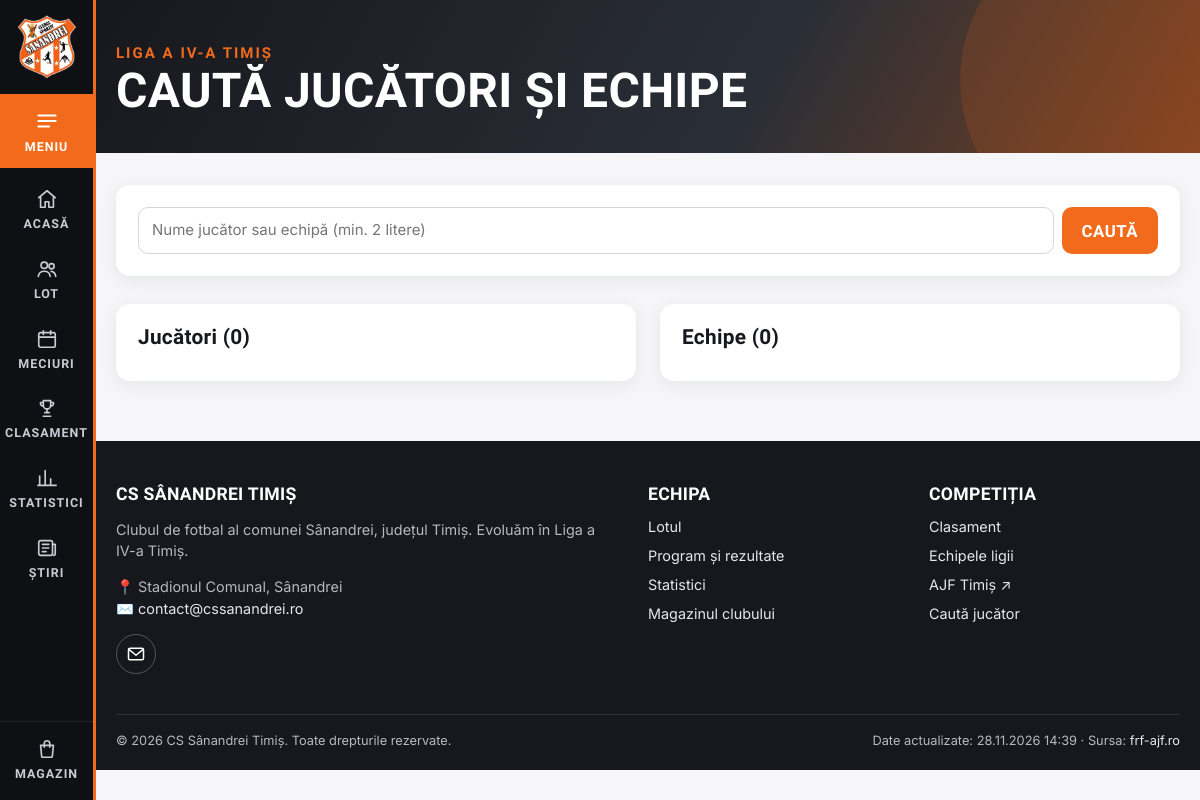
/cauta/, run on the app's committed database.
### teams/models.py (models this page shows, shortened)
class Team(models.Model):
    frf_id = models.PositiveIntegerField(unique=True, help_text="ID-ul echipei pe frf-ajf.ro")
    name = models.CharField(max_length=150)
    slug = models.SlugField(max_length=160, unique=True)
    frf_url = models.URLField(blank=True)
    logo_url = models.URLField(blank=True)
    venue = models.CharField(max_length=150, blank=True)
    points_adjustment = models.IntegerField(
        default=0, help_text="Puncte scăzute/adăugate de comisii (ex: -3). Se aplică în clasament.")
    class Meta:
        ordering = ["name"]
    def get_absolute_url(self):
        return reverse("team_detail", args=[self.slug])

class SyncRun(models.Model):
    started_at = models.DateTimeField(auto_now_add=True)
    finished_at = models.DateTimeField(null=True, blank=True)
    ok = models.BooleanField(default=False)
    summary = models.TextField(blank=True)
    class Meta:
        ordering = ["-started_at"]

### teams/views.py (the view)
# urls.py: path("cauta/", teams_views.search, name="search"),
def search(request):
    index = {
        "players": [{"n": p.name, "t": p.team.name, "u": p.get_absolute_url()}
                    for p in Player.objects.select_related("team").order_by("name")],
        "teams": [{"n": t.name, "u": t.get_absolute_url(), "l": t.logo_url} for t in Team.objects.all()],
    }
    return render(request, "teams/search.html", {"index": index})

### core/content.py (called while the page is built)
def content_dir():
    return Path(settings.CONTENT_DIR)

def read_yaml(path, default=None):
    path = Path(path)
    if not path.exists():
        return default
    data = yaml.safe_load(path.read_text(encoding="utf-8"))
    return default if data is None else data

def site_settings():
    data = read_yaml(content_dir() / "setari.yml", {}) or {}
    return {
        "CLUB_EMAIL": data.get("email") or settings.CLUB_EMAIL,
        "CLUB_PHONE": str(data.get("telefon") or settings.CLUB_PHONE or ""),
        "CLUB_VENUE": data.get("stadion") or settings.CLUB_VENUE,
        "CLUB_FACEBOOK": data.get("facebook") or "",
        "CLUB_INSTAGRAM": data.get("instagram") or "",
        "CLUB_YOUTUBE": data.get("youtube") or "",
        "CLUB_TIKTOK": data.get("tiktok") or "",
        "CLUB_ABOUT": data.get("despre") or "",
        "CLUB_MOTTO": data.get("moto") or DEFAULT_MOTTO,
        "CLUB_MOTTO_TEXT": data.get("moto_text") or DEFAULT_MOTTO_TEXT,
    }

def social_links(cfg):
    links = [("facebook", "Facebook", cfg["CLUB_FACEBOOK"]), ("instagram", "Instagram", cfg["CLUB_INSTAGRAM"]),
             ("youtube", "YouTube", cfg["CLUB_YOUTUBE"]), ("tiktok", "TikTok", cfg["CLUB_TIKTOK"])]
    return [{"icon": icon, "label": label, "url": url} for icon, label, url in links if url]

### core/context_processors.py (called while the page is built)
def club(request):
    last_sync = SyncRun.objects.filter(ok=True).only("finished_at").first()
    cfg = content.site_settings()
    return {
        "SOCIAL_LINKS": content.social_links(cfg),
        "CLUB_NAME": settings.CLUB_NAME,
        "CLUB_SHORT_NAME": settings.CLUB_SHORT_NAME,
        **cfg,
        "WEB3FORMS_KEY": settings.WEB3FORMS_KEY,
        "COMPETITION_NAME": settings.COMPETITION_NAME,
        "SEASON": settings.SEASON,
        "FRF_TEAM_URL": settings.FRF_TEAM_URL,
        "FRF_COMPETITION_URL": settings.FRF_COMPETITION_URL,
        "OUR_TEAM_FRF_ID": settings.OUR_TEAM_FRF_ID,
        "last_sync": last_sync.finished_at if last_sync else None,
    }

### core/templatetags/ui.py (called while the page is built)
@register.simple_tag
def icon(name, size=22, cls=""):
    if name in FILL:
        body, attrs = FILL[name], 'fill="currentColor"'
    else:
        body = STROKE.get(name, STROKE["arrow"])
        attrs = 'fill="none" stroke="currentColor" stroke-width="1.8" stroke-linecap="round" stroke-linejoin="round"'
    return format_html(
        '<svg class="icon {}" width="{}" height="{}" viewBox="0 0 24 24" {} aria-hidden="true" focusable="false">{}</svg>',
        cls, size, size, mark_safe(attrs), mark_safe(body))

### teams/templates/teams/search.html (shortened to what this page needs)
{% extends "base.html" %}
{% block hero %}<section class="page-hero"><div class="container"><div class="eyebrow">{{ COMPETITION_NAME }}</div><h1>Caută jucători și echipe</h1></div></section>{% endblock %}
{% block content %}
<form class="search-form card" data-search role="search">
  <input class="input" type="search" name="q" placeholder="Nume jucător sau echipă (min. 2 litere)" autofocus autocomplete="off">
  <button class="btn" type="submit">Caută</button>
</form>
<div class="grid grid-2 mt" data-search-results hidden>
  <div class="card">
    <h3>Jucători (<span data-count="players">0</span>)</h3>
  </div>
  <div class="card">
    <h3>Echipe (<span data-count="teams">0</span>)</h3>
  </div>
</div>
{% endblock %}

### templates/base.html (shortened to what this page needs)
{% load static ui %}<!DOCTYPE html>
<html lang="ro">
<head>
  <link rel="stylesheet" href="{% static 'css/style.css' %}">
</head>
<body class="{% block body_class %}{% endblock %}">
  {% with url=request.resolver_match.url_name %}
  <aside class="side-nav" aria-label="Meniu principal">
    <a class="side-logo" href="{% url 'home' %}" title="{{ CLUB_NAME }}"><img src="{% static 'img/logo.jpg' %}" alt="Sigla {{ CLUB_NAME }}"></a>
    <button class="side-menu-btn" type="button" data-menu-open aria-controls="menu-panel" aria-expanded="false">{% icon "menu" 26 %}<span>Meniu</span></button>
    <nav class="side-links">
      <a href="{% url 'home' %}" class="{% if url == 'home' %}active{% endif %}">{% icon "home" %}<span>Acasă</span></a>
      <a href="{% url 'squad_list' %}" class="{% if url == 'squad_list' or url == 'player_detail' %}active{% endif %}">{% icon "users" %}<span>Lot</span></a>
      <a href="{% url 'fixtures' %}" class="{% if url == 'fixtures' or url == 'fixtures_round' or url == 'match_detail' %}active{% endif %}">{% icon "calendar" %}<span>Meciuri</span></a>
      <a href="{% url 'standings' %}" class="{% if url == 'standings' or url == 'standings_view' %}active{% endif %}">{% icon "table" %}<span>Clasament</span></a>
      <a href="{% url 'stats' %}" class="{% if url == 'stats' %}active{% endif %}">{% icon "chart" %}<span>Statistici</span></a>
      <a href="{% url 'news_list' %}" class="{% if url == 'news_list' or url == 'news_detail' %}active{% endif %}">{% icon "news" %}<span>Știri</span></a>
    </nav>
    <a class="side-shop" href="{% url 'shop:product_list' %}" title="Magazin">{% icon "bag" %}<span>Magazin</span></a>
  </aside>
  {% endwith %}
  <main id="main" class="site-main">
    {% block hero %}{% endblock %}
    <div class="container">
      {% block content %}{% endblock %}
    </div>
  </main>
  <footer class="site-footer site-main">
    <div class="container">
      <div class="footer-grid">
        <div>
          <h4>{{ CLUB_NAME }}</h4>
          <p>{{ CLUB_ABOUT|default:"Clubul de fotbal al comunei Sânandrei, județul Timiș." }} Evoluăm în {{ COMPETITION_NAME }}.</p>
          <p>📍 {{ CLUB_VENUE }}<br>✉️ <a href="mailto:{{ CLUB_EMAIL }}">{{ CLUB_EMAIL }}</a>{% if CLUB_PHONE %}<br>📞 <a href="tel:{{ CLUB_PHONE|cut:' ' }}">{{ CLUB_PHONE }}</a>{% endif %}</p>
          {% include "_social.html" with cls="social-row" %}
        </div>
        <div>
          <h4>Echipa</h4>
          <ul>
            <li><a href="{% url 'squad_list' %}">Lotul</a></li>
            <li><a href="{% url 'fixtures' %}">Program și rezultate</a></li>
            <li><a href="{% url 'stats' %}">Statistici</a></li>
            <li><a href="{% url 'shop:product_list' %}">Magazinul clubului</a></li>
          </ul>
        </div>
        <div>
          <h4>Competiția</h4>
          <ul>
            <li><a href="{% url 'standings' %}">Clasament</a></li>
            <li><a href="{% url 'team_list' %}">Echipele ligii</a></li>
            <li><a href="{{ FRF_COMPETITION_URL }}" target="_blank" rel="noopener">AJF Timiș ↗</a></li>
            <li><a href="{% url 'search' %}">Caută jucător</a></li>
          </ul>
        </div>
      </div>
      <div class="footer-bottom">
        <span>© {% now "Y" %} {{ CLUB_NAME }}. Toate drepturile rezervate.</span>
        <span>{% if last_sync %}Date actualizate: {{ last_sync|date:"d.m.Y H:i" }} · {% endif %}Sursa: <a href="{{ FRF_COMPETITION_URL }}" target="_blank" rel="noopener">frf-ajf.ro</a></span>
      </div>
    </div>
  </footer>
</body>
</html>

### static/css/style.css (style rules this page uses)
:root { --orange: #f26a1b; --orange-dark: #c9520d; --orange-soft: #fff1e8; --ink: #16181d; --ink-2: #2a2e36; --muted: #6b7280; --line: #e7e8ec; --bg: #f6f6f8; --card: #ffffff; --win: #16a34a; --draw: #9ca3af; --loss: #dc2626; --radius: 14px; --shadow: 0 4px 18px rgba(16, 24, 40, .07); --font-head: "Barlow Condensed", "Arial Narrow", system-ui, sans-serif; --font-body: "Inter", "Segoe UI", system-ui, -apple-system, sans-serif; }
* { box-sizing: border-box; }
html { scroll-behavior: smooth; }
body { margin: 0; font-family: var(--font-body); font-size: 15px; line-height: 1.5; background: var(--bg); color: var(--ink); }
img { max-width: 100%; }
a { color: inherit; text-decoration: none; }
h1, h2, h3, h4 { font-family: var(--font-head); letter-spacing: .3px; line-height: 1.1; margin: 0 0 .5em; }
h1 { font-size: clamp(2rem, 4vw, 3rem); text-transform: uppercase; }
h3 { font-size: 1.3rem; }
.container { width: 100%; max-width: 1200px; margin: 0 auto; padding: 0 20px; }
.mt { margin-top: 28px; }
.page-hero { background: linear-gradient(120deg, var(--ink) 0%, var(--ink-2) 60%, var(--orange-dark) 140%); color: #fff; padding: 42px 0 36px; margin-bottom: 32px; position: relative; overflow: hidden; }
.page-hero::after { content: ""; position: absolute; right: -80px; top: -80px; width: 320px; height: 320px; border-radius: 50%; background: var(--orange); opacity: .14; }
.page-hero h1 { margin: 0; }
.eyebrow { font-family: var(--font-head); text-transform: uppercase; letter-spacing: 2px; color: var(--orange); font-weight: 700; }
.card { background: var(--card); border-radius: var(--radius); box-shadow: var(--shadow); padding: 22px; }
.card + .card { margin-top: 24px; }
.grid > .card + .card { margin-top: 0; }
.grid { display: grid; gap: 24px; }
.grid-2 { grid-template-columns: repeat(2, minmax(0, 1fr)); }
.btn { display: inline-flex; align-items: center; gap: 8px; border: 0; cursor: pointer; background: var(--orange); color: #fff; padding: 11px 20px; border-radius: 10px; font-family: var(--font-head); font-size: 1.05rem; text-transform: uppercase; font-weight: 700; letter-spacing: .5px; }
.card { container-type: inline-size; }
.form-grid input, .form-grid textarea, .form-grid select, .input { width: 100%; padding: 11px 13px; border-radius: 10px; border: 1px solid #d4d6dc; font: inherit; background: #fff; }
.search-form { display: flex; gap: 8px; }
.site-footer { background: var(--ink); color: #b5b9c2; margin-top: 60px; padding: 44px 0 20px; font-size: .9rem; }
.site-footer h4 { color: #fff; font-size: 1.1rem; text-transform: uppercase; }
.site-footer a { color: #e5e7eb; }
.footer-grid { display: grid; grid-template-columns: 2fr 1fr 1fr; gap: 30px; }
.footer-grid ul { list-style: none; padding: 0; margin: 0; line-height: 2; }
.footer-bottom { border-top: 1px solid #2c3038; margin-top: 30px; padding-top: 16px; display: flex; justify-content: space-between; flex-wrap: wrap; gap: 10px; font-size: .8rem; }
:root { --rail: 96px; --ink-3: #0e1014; --bar-h: 64px; }
html, body { overflow-x: clip; }
.site-main { padding-left: var(--rail); }
.icon { flex: none; display: block; }
.side-nav { position: fixed; inset: 0 auto 0 0; width: var(--rail); z-index: 120; display: flex; flex-direction: column; align-items: stretch; background: var(--ink-3); color: #fff; border-right: 3px solid var(--orange); }
.side-logo { display: grid; place-items: center; padding: 16px 0 12px; }
.side-logo img { width: 58px; height: auto; transition: transform .2s; }
.side-menu-btn, .side-links a, .side-shop { display: flex; flex-direction: column; align-items: center; gap: 5px; padding: 12px 4px; color: #c9ccd3; font-family: var(--font-head); font-weight: 700; font-size: .78rem; letter-spacing: 1px; text-transform: uppercase; text-align: center; position: relative; }
.side-menu-btn { background: var(--orange); color: #fff; border: 0; cursor: pointer; margin: 4px 0 8px; padding-block: 14px; }
.side-links { display: flex; flex-direction: column; }
.side-shop { margin-top: auto; border-top: 1px solid rgba(255,255,255,.08); padding-block: 16px; }

### data on the page
Team: name "CS SÂNANDREI TIMIȘ", name "CS Sânandrei Timiș"
SyncRun: finished_at "28.11.2026 14:39"

### other printed values
{{ COMPETITION_NAME }} "LIGA A IV-A TIMIȘ"
{{ COMPETITION_NAME }} "Liga a IV-a Timiș"
{{ CLUB_VENUE }} "Stadionul Comunal, Sânandrei"
{{ CLUB_EMAIL }} "contact@cssanandrei.ro"
